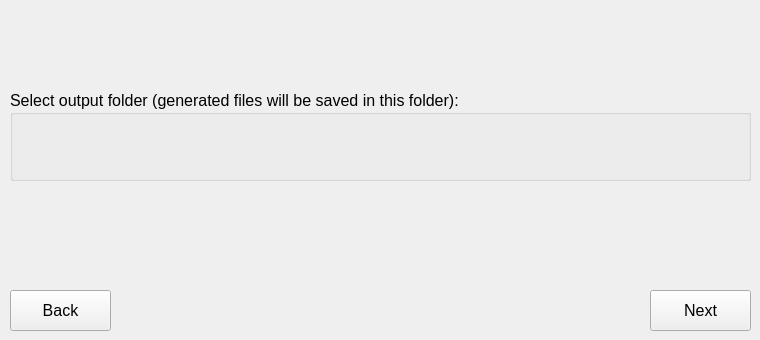
   <widget class="QWidget" name="tab_7">
    <attribute name="title">
     <string>Step 2</string>
    </attribute>
    <widget class="QGroupBox" name="groupBox_10">
     <property name="geometry">
      <rect>
       <x>10</x>
       <y>90</y>
       <width>741</width>
       <height>91</height>
      </rect>
     </property>
     <property name="font">
      <font>
       <pointsize>12</pointsize>
      </font>
     </property>
     <property name="title">
      <string>Select output folder (generated files will be saved in this folder):</string>
     </property>
     <widget class="QgsFileWidget" name="mQgsFileWidget">
      <property name="geometry">
       <rect>
        <x>10</x>
        <y>40</y>
        <width>721</width>
        <height>31</height>
       </rect>
      </property>
      <property name="sizePolicy">
       <sizepolicy hsizetype="Maximum" vsizetype="Maximum">
        <horstretch>0</horstretch>
        <verstretch>0</verstretch>
       </sizepolicy>
      </property>
      <property name="font">
       <font>
        <pointsize>12</pointsize>
       </font>
      </property>
      <property name="storageMode">
       <enum>QgsFileWidget::GetDirectory</enum>
      </property>
     </widget>
    </widget>
    <widget class="QPushButton" name="QPushButton_back_4">
     <property name="enabled">
      <bool>true</bool>
     </property>
     <property name="geometry">
      <rect>
       <x>10</x>
       <y>290</y>
       <width>101</width>
       <height>41</height>
      </rect>
     </property>
     <property name="font">
      <font>
       <pointsize>12</pointsize>
      </font>
     </property>
     <property name="text">
      <string>Back</string>
     </property>
     <property name="icon">
      <iconset>
       <normaloff>../medias/icons8-back-button-50.png</normaloff>../medias/icons8-back-button-50.png</iconset>
     </property>
    </widget>
    <widget class="QPushButton" name="QPushButton_next_4">
     <property name="enabled">
      <bool>true</bool>
     </property>
     <property name="geometry">
      <rect>
       <x>650</x>
       <y>290</y>
       <width>101</width>
       <height>41</height>
      </rect>
     </property>
     <property name="font">
      <font>
       <pointsize>12</pointsize>
      </font>
     </property>
     <property name="text">
      <string>Next</string>
     </property>
     <property name="icon">
      <iconset>
       <normaloff>../medias/icons8-forward-button-50.png</normaloff>../medias/icons8-forward-button-50.png</iconset>
     </property>
    </widget>
   </widget>
